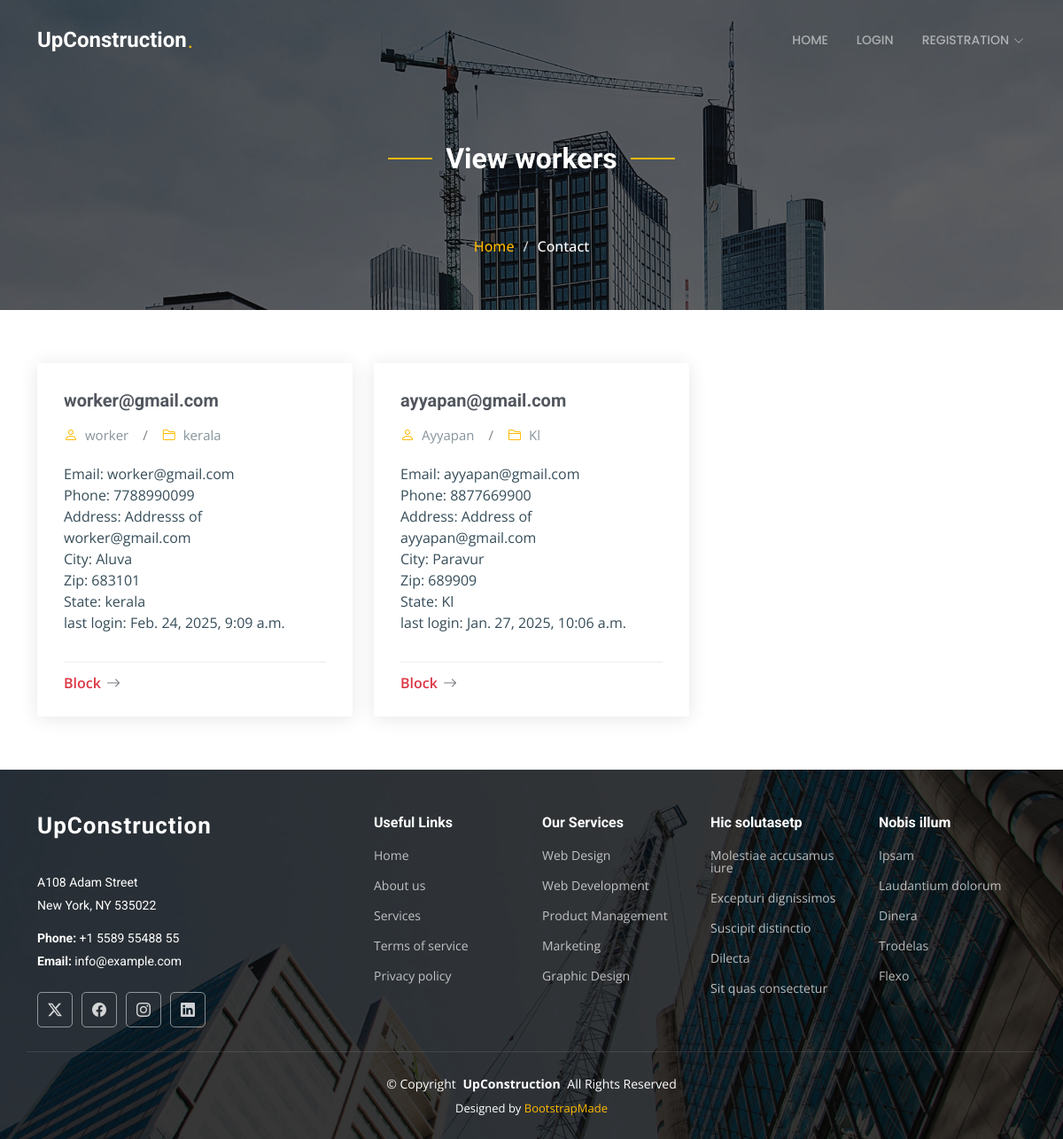
Page /admin_vw_workers on the committed database.
### buidingFaciliSysApp/models.py (models this page shows, shortened)
class Worker(models.Model):
    user = models.OneToOneField(CustomUser, on_delete=models.CASCADE, primary_key=True)
    contractor = models.ForeignKey(Contractor, on_delete=models.CASCADE)
    name = models.CharField(max_length=100)
    email = models.EmailField(max_length=100)
    phone = models.CharField(max_length=15)
    address = models.TextField()
    city = models.CharField(max_length=50)
    state = models.CharField(max_length=50)
    zip = models.CharField(max_length=10)
    proof = models.FileField(upload_to='proofs/', null=True)
    update_cou = models.IntegerField(default=0)
    last_update = models.DateTimeField(auto_now=True)
    password = models.CharField(max_length=100)

class CustomUser(AbstractUser):
    userType = models.CharField(blank=True,max_length=10)

### buidingFaciliSysApp/views.py (the view)
# urls.py: path('admin_vw_workers', views.admin_vw_workers, name='admin_vw_workers'),
def admin_vw_workers(request):
    workers = Worker.objects.all()
    return render(request, 'admin_vw_workers.html', {'workers':workers})

### templates/admin_vw_workers.html
{% include 'header.html' %}
    <div class="page-title dark-background" style="background-image: url(../static/assets/img/page-title-bg.jpg);">
        <div class="container position-relative">
            <div class="section-title">
                <h2>View workers</h2>
            </div>
          <nav class="breadcrumbs">
            <ol>
              <li><a href="\admin_home">Home</a></li>
              <li class="current">Contact</li>
            </ol>
          </nav>
        </div>
      </div>
    <section id="blog-posts" class="blog-posts section">
        <div class="container">
          <div class="row gy-4">
            {% for worker in workers %}
            <div class="col-lg-4">
              <article class="position-relative h-100">
                <div class="post-content d-flex flex-column">
                  <h3 class="post-title">{{worker.email}}</h3>
                  <div class="meta d-flex align-items-center">
                    <div class="d-flex align-items-center">
                      <i class="bi bi-person"></i> <span class="ps-2">{{worker.name}} </span>
                    </div>
                    <span class="px-3 text-black-50">/</span>
                    <div class="d-flex align-items-center">
                      <i class="bi bi-folder2"></i> <span class="ps-2">{{worker.state}}</span>
                    </div>
                  </div>
                  <p>
                    Email: {{worker.email}}<br>
                    Phone: {{worker.phone}}<br>
                    Address: {{worker.address}}<br>
                    City: {{worker.city}}<br>
                    Zip: {{worker.zip}}<br>
                    State: {{worker.state}}<br>
                    last login: {{worker.user.last_login}}<br>
                  </p>
                  <hr>
                    {% if worker.user.is_active %}
                    <a href="\admin_reject?id={{worker.user.id}}&return=worker" class="readmore"><span class="text-danger">Block</span><i class="bi bi-arrow-right"></i></a>
                    {% else %}
                    <a href="\admin_approve?id={{worker.user.id}}&return=worker" class="readmore"><span class="text-success">Approve</span><i class="bi bi-arrow-right"></i></a>
                    {% endif %}
                </div>
              </article>
            </div>
            {% endfor %}
          </div>
        </div>
      </section>
{% include 'foot.html' %}

### static/assets/css/main.css (style rules this page uses)
:root { --default-font: "Open Sans", system-ui, -apple-system, "Segoe UI", Roboto, "Helvetica Neue", Arial, "Noto Sans", "Liberation Sans", sans-serif, "Apple Color Emoji", "Segoe UI Emoji", "Segoe UI Symbol", "Noto Color Emoji"; --heading-font: "Roboto", sans-serif; --nav-font: "Poppins", sans-serif; }
:root { --background-color: #ffffff; --default-color: #364d59; --heading-color: #52565e; --accent-color: #feb900; --surface-color: #ffffff; --contrast-color: #ffffff; }
:root { --nav-color: rgba(255, 255, 255, 0.55); --nav-hover-color: #ffffff; --nav-mobile-background-color: #ffffff; --nav-dropdown-background-color: #ffffff; --nav-dropdown-color: #212529; --nav-dropdown-hover-color: #feb900; }
.dark-background { --background-color: #060606; --default-color: #ffffff; --heading-color: #ffffff; --surface-color: #252525; --contrast-color: #ffffff; }
:root { scroll-behavior: smooth; }
body { color: var(--default-color); background-color: var(--background-color); font-family: var(--default-font); }
a { color: var(--accent-color); text-decoration: none; transition: 0.3s; }
h1, h2, h3, h4, h5, h6 { color: var(--heading-color); font-family: var(--heading-font); }
.page-title { color: var(--default-color); background-color: var(--background-color); background-size: cover; background-position: center; background-repeat: no-repeat; padding: 160px 0 60px 0; text-align: center; position: relative; }
.page-title:before { content: ""; background-color: color-mix(in srgb, var(--background-color), transparent 40%); position: absolute; inset: 0; }
.page-title .breadcrumbs ol { display: flex; flex-wrap: wrap; list-style: none; justify-content: center; padding: 0; margin: 0; font-size: 16px; font-weight: 500; }
.page-title .breadcrumbs ol li+li { padding-left: 10px; }
.page-title .breadcrumbs ol li+li::before { content: "/"; display: inline-block; padding-right: 10px; color: color-mix(in srgb, var(--default-color), transparent 20%); }
section, .section { color: var(--default-color); background-color: var(--background-color); padding: 60px 0; scroll-margin-top: 92px; overflow: clip; }
.section-title { text-align: center; padding-bottom: 60px; position: relative; }
.section-title h2 { font-size: 32px; font-weight: 700; position: relative; }
.section-title h2:before, .section-title h2:after { content: ""; width: 50px; height: 2px; background: var(--accent-color); display: inline-block; }
.section-title h2:before { margin: 0 15px 10px 0; }
.section-title h2:after { margin: 0 0 10px 15px; }
.blog-posts article { background-color: var(--surface-color); box-shadow: 0px 2px 20px rgba(0, 0, 0, 0.1); transition: 0.3s; }
.blog-posts .post-content { padding: 30px; }
.blog-posts .post-title { font-size: 20px; color: var(--heading-color); font-weight: 700; transition: 0.3s; margin-bottom: 15px; }
.blog-posts .meta i { font-size: 16px; color: var(--accent-color); }
.blog-posts .meta span { font-size: 15px; color: color-mix(in srgb, var(--default-color), transparent 40%); }
.blog-posts p { margin-top: 20px; }
.blog-posts hr { color: color-mix(in srgb, var(--default-color), transparent 60%); margin-bottom: 15px; }
.blog-posts .readmore { display: flex; align-items: center; font-weight: 600; line-height: 1; transition: 0.3s; color: color-mix(in srgb, var(--heading-color), transparent 20%); }
.blog-posts .readmore i { line-height: 0; margin-left: 6px; font-size: 16px; }

### rows in the picture
Worker: email "worker@gmail.com", name "worker", state "kerala", phone "7788990099", address "Addresss of worker@gmail.com", city "Aluva", zip "683101", user.last_login "Feb. 24, 2025, 9:09 a.m."
Worker: email "ayyapan@gmail.com", name "Ayyapan", state "Kl", phone "8877669900", address "Address of ayyapan@gmail.com", city "Paravur", zip "689909", user.last_login "Jan. 27, 2025, 10:06 a.m."
